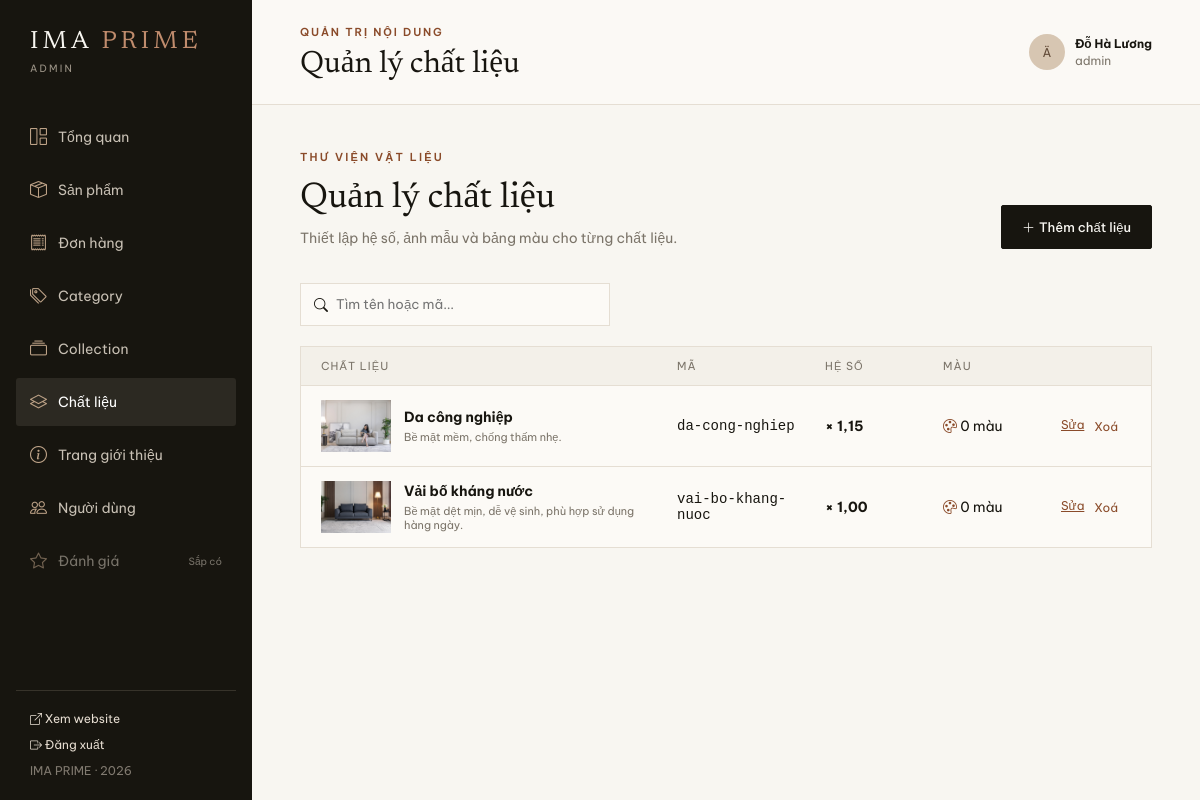
Page /admin/materials.php (signed in) on the committed database.
### tables this page shows
CREATE TABLE IF NOT EXISTS materials (
 id INT UNSIGNED AUTO_INCREMENT PRIMARY KEY, name VARCHAR(180) NOT NULL, code VARCHAR(80) NOT NULL UNIQUE,
 coefficient DECIMAL(8,2) NOT NULL DEFAULT 1.00, notes TEXT DEFAULT NULL, image VARCHAR(500) DEFAULT NULL,
 created_at TIMESTAMP DEFAULT CURRENT_TIMESTAMP
);

### admin/auth.php (called while the page is built, shortened)
<?php
function current_admin(): array { return $_SESSION['admin_user'] ?? []; }

### admin/materials.php (the view)
<?php require '_layout.php';$pdo=db();$items=[];if($pdo)try{$items=$pdo->query('SELECT m.*,COUNT(c.id) color_count FROM materials m LEFT JOIN material_colors c ON c.material_id=m.id GROUP BY m.id ORDER BY m.id DESC')->fetchAll(PDO::FETCH_ASSOC);}catch(Throwable $e){}admin_header('Quản lý chất liệu','materials');admin_flash();?><section class="products-admin"><div class="dashboard-actions"><div><div class="kicker">Thư viện vật liệu</div><h2>Quản lý chất liệu</h2><p>Thiết lập hệ số, ảnh mẫu và bảng màu cho từng chất liệu.</p></div><a class="admin-button" href="material-form.php"><i class="bi bi-plus-lg"></i> Thêm chất liệu</a></div><div class="toolbar"><label class="search"><i class="bi bi-search"></i><input type="search" placeholder="Tìm tên hoặc mã..." data-material-search></label></div><?php if(!$pdo):?><div class="notice error">MySQL chưa kết nối.</div><?php elseif(!$items):?><div class="empty"><i class="bi bi-layers"></i><h3>Chưa có chất liệu</h3><a class="admin-button" href="material-form.php">+ Thêm chất liệu</a></div><?php else:?><div class="product-table material-table"><div class="table-row table-head"><span>Chất liệu</span><span>Mã</span><span>Hệ số</span><span>Màu</span><span></span></div><?php foreach($items as $item):?><article class="table-row" data-material-row data-search="<?=htmlspecialchars(mb_strtolower($item['name'].' '.$item['code']))?>"><div class="admin-product"><?php if($item['image']):?><img src="<?=htmlspecialchars($item['image'])?>" alt=""><?php else:?><span class="image-empty"><i class="bi bi-image"></i></span><?php endif?><div><b><?=htmlspecialchars($item['name'])?></b><small><?=htmlspecialchars($item['notes']?:'Chưa có ghi chú')?></small></div></div><code><?=htmlspecialchars($item['code'])?></code><strong>× <?=number_format($item['coefficient'],2,',','.')?></strong><span><i class="bi bi-palette"></i> <?=$item['color_count']?> màu</span><div class="table-actions"><a href="material-form.php?id=<?=$item['id']?>">Sửa</a><form method="post" action="material-delete.php" onsubmit="return confirm('Xoá chất liệu và toàn bộ màu?')"><input type="hidden" name="id" value="<?=$item['id']?>"><button>Xoá</button></form></div></article><?php endforeach?></div><?php endif?></section><?php admin_footer(); ?>

### admin/_layout.php (shortened to what this page needs)
<?php
require_once __DIR__.'/auth.php';
function admin_header(string $title, string $active = 'dashboard'): void {
    $user = current_admin();
    $items = [
        'dashboard' => ['index.php', 'bi-grid-1x2', 'Tổng quan'],
        'products' => ['products.php', 'bi-box-seam', 'Sản phẩm'],
        'orders' => ['orders.php', 'bi-receipt', 'Đơn hàng'],
        'categories' => ['categories.php', 'bi-tags', 'Category'],
        'collections' => ['collections.php', 'bi-collection', 'Collection'],
        'materials' => ['materials.php', 'bi-layers', 'Chất liệu'],
        'about' => ['about-form.php', 'bi-info-circle', 'Trang giới thiệu'],
        'users' => ['users.php', 'bi-people', 'Người dùng'],
    ];
    ?>
<!doctype html><html lang="vi"><head><link rel="stylesheet" href="https://cdn.jsdelivr.net/npm/bootstrap-icons@1.11.3/font/bootstrap-icons.min.css"><link rel="stylesheet" href="assets/admin.css"></head><body><div class="admin-shell"><aside class="sidebar"><a class="admin-brand" href="index.php">IMA <em>PRIME</em><small>ADMIN</small></a><nav class="side-nav"><?php foreach ($items as $key => [$url, $icon, $label]): ?><a class="<?=$active === $key ? 'active' : ''?>" href="<?=$url?>"><i class="bi <?=$icon?>"></i><?=$label?></a><?php endforeach; ?><a class="disabled" href="#"><i class="bi bi-star"></i>Đánh giá <small>Sắp có</small></a></nav><div class="sidebar-bottom"><a href="../index.php" target="_blank"><i class="bi bi-box-arrow-up-right"></i> Xem website</a><a href="logout.php"><i class="bi bi-box-arrow-right"></i> Đăng xuất</a><span>IMA PRIME · 2026</span></div></aside><main class="admin-main"><header class="admin-top"><div><p>Quản trị nội dung</p><h1><?=htmlspecialchars($title)?></h1></div><div class="admin-user"><span><?=strtoupper(substr($user['name'] ?? 'A', 0, 1))?></span><div><b><?=htmlspecialchars($user['name'] ?? 'Quản trị viên')?></b><small><?=htmlspecialchars($user['role'] ?? 'admin')?></small></div></div></header>
<?php
}
function admin_footer(): void {
    $assetVersion = (string) filemtime(__DIR__ . '/assets/admin.js');
    echo '</main></div><script src="assets/admin.js?v='.$assetVersion.'"></script>';
    echo '</body></html>';
}

### admin/assets/admin.css (style rules this page uses)
:root { --ink:#17150f;--paper:#f8f6f1;--white:#fcfaf6;--line:#e5ded3;--muted:#7b7469;--brown:#8a4b2a;--green:#2e6349;--sand:#efeae0 }
* { box-sizing:border-box }
body { margin:0;background:var(--paper);color:var(--ink);font:14px 'Be Vietnam Pro',sans-serif }
.admin-shell { min-height:100vh;display:flex }
.sidebar { width:252px;background:#17150f;color:#d8d0c2;min-height:100vh;position:fixed;display:flex;flex-direction:column;padding:30px 16px 22px }
.admin-brand { color:#f8f6f1;font:25px 'Newsreader',serif;letter-spacing:.16em;padding:0 14px 38px;text-decoration:none }
.admin-brand em { font-style:normal;color:#c08c6d }
.admin-brand small { display:block;font:10px 'Be Vietnam Pro',sans-serif;letter-spacing:.22em;margin-top:7px;color:#9d9588 }
.side-nav { display:grid;gap:5px }
.side-nav a { color:#c8c0b4;text-decoration:none;padding:13px 14px;border-radius:3px;display:flex;align-items:center;gap:12px }
.side-nav a.active { background:#2c2922;color:#fff }
.side-nav a.disabled { opacity:.55;cursor:default }
.side-nav a small { margin-left:auto;font-size:10px }
.sidebar-bottom { margin-top:auto;border-top:1px solid #37332a;padding:20px 14px 0;display:grid;gap:11px;font-size:12px }
.sidebar-bottom a { color:#e6ddd1;text-decoration:none }
.sidebar-bottom span { color:#817a70 }
.admin-main { margin-left:252px;width:calc(100% - 252px);min-height:100vh }
.admin-top { height:105px;border-bottom:1px solid var(--line);background:rgba(252,250,246,.85);display:flex;align-items:center;justify-content:space-between;padding:0 48px }
.admin-top p,.admin-top h1 { margin:0 }
.admin-top p { font-size:11px;text-transform:uppercase;letter-spacing:.17em;color:var(--brown);font-weight:600;margin-bottom:5px }
.admin-top h1 { font:31px 'Newsreader',serif }
.admin-user { display:flex;gap:10px;align-items:center }
.admin-user>span { background:#d7c6b2;width:36px;height:36px;border-radius:50%;display:grid;place-items:center;color:#604936;font-size:12px }
.admin-user b,.admin-user small { display:block;font-size:12px }
.admin-user small { color:var(--muted);margin-top:2px }
.dashboard,.products-admin,.form-page { max-width:1300px;margin:auto;padding:45px 48px 70px }
.dashboard-actions { display:flex;align-items:end;justify-content:space-between;gap:25px;margin-bottom:34px }
.kicker { font-size:11px;text-transform:uppercase;letter-spacing:.2em;color:var(--brown);font-weight:600 }
.dashboard-actions h2,.form-heading h2 { font:36px 'Newsreader',serif;margin:10px 0 }
.dashboard-actions p,.form-heading p { margin:0;color:var(--muted);line-height:1.6 }
.admin-button { background:var(--ink);color:var(--paper);border:1px solid var(--ink);padding:13px 20px;text-decoration:none;display:inline-flex;justify-content:center;align-items:center;font:500 13px 'Be Vietnam Pro',sans-serif;cursor:pointer;border-radius:2px }
.toolbar { display:flex;justify-content:space-between;gap:15px;margin-bottom:20px }
.search { background:var(--white);border:1px solid var(--line);padding:0 13px;display:flex;gap:8px;align-items:center;width:310px }
.search input { border:0;outline:0;background:transparent;padding:12px 0;width:100%;font-family:inherit }
.product-table { border:1px solid var(--line);background:var(--white) }
.table-row { display:grid;grid-template-columns:minmax(260px,1.7fr) 140px minmax(180px,1.2fr) 110px 80px;gap:18px;align-items:center;padding:14px 20px;border-top:1px solid var(--line) }
.table-head { border:0;background:#f3f0e9;font-size:11px;text-transform:uppercase;letter-spacing:.1em;color:var(--muted);padding-top:12px;padding-bottom:12px }
.admin-product { display:flex;align-items:center;gap:13px }
.admin-product img { width:70px;height:52px;object-fit:cover;background:#eee6db }
.admin-product b,.admin-product small { display:block }
.admin-product small { color:var(--muted);font-size:11px;margin-top:4px }
.table-actions { display:flex;gap:10px }
.table-actions a,.table-actions button { color:var(--brown);background:none;border:0;padding:0;font:12px 'Be Vietnam Pro',sans-serif;cursor:pointer }
.side-nav a i { width:16px;color:#bda287;font-size:17px;text-align:center;font-style:normal }
.sidebar-bottom i { font-style:normal }
.admin-button i,.tasks a i,.quick em i { font-style:normal;margin-right:4px }
.material-table .table-row { grid-template-columns:minmax(240px,1.5fr) 130px 100px 100px 70px }
.material-table .bi-palette { color:var(--brown) }

### rows in the picture
materials: image (picture), name "Da công nghiệp", notes "Bề mặt mềm, chống thấm nhẹ.", code "da-cong-nghiep", coefficient "1,15", color_count "0"
materials: image (picture), name "Vải bố kháng nước", notes "Bề mặt dệt mịn, dễ vệ sinh, phù hợp sử dụng hàng ngày.", code "vai-bo-khang-nuoc", coefficient "1,00", color_count "0"

### other values in the picture
$label "Tổng quan"
$label "Sản phẩm"
$label "Đơn hàng"
$label "Category"
$label "Collection"
$label "Chất liệu"
$label "Trang giới thiệu"
$label "Người dùng"
$title "Quản lý chất liệu"
substr($user['name'] ?? 'A', 0, 1) "Ä"
$user['name'] "Đỗ Hà Lương"
$user['role'] "admin"
